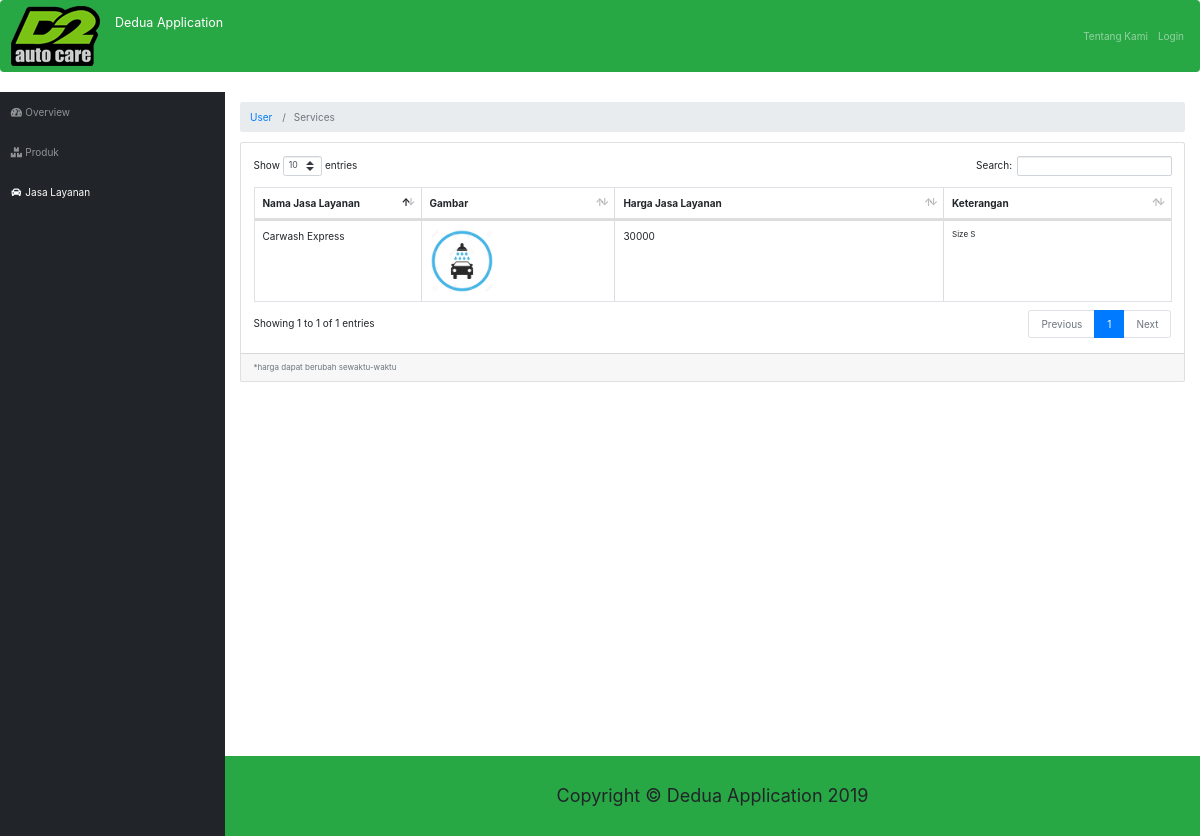
Before: /index.php/user/services with the older database file.
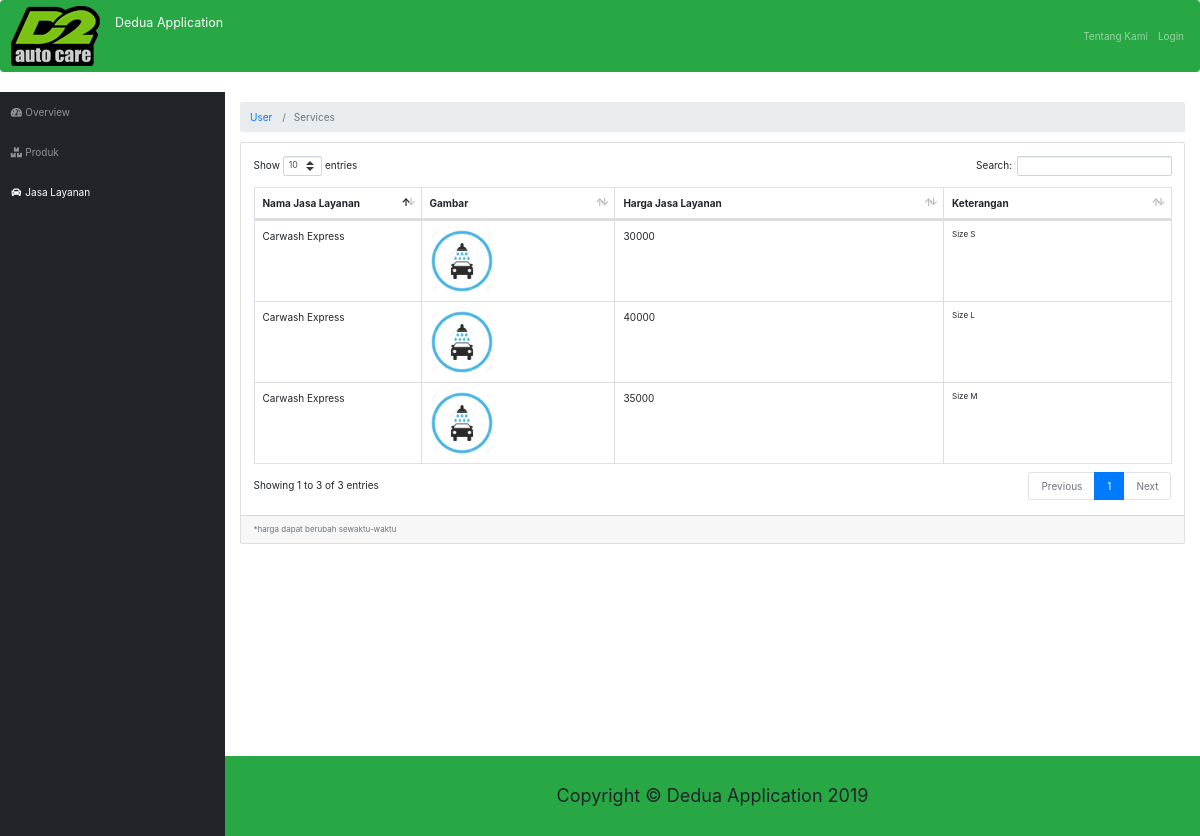
After: the same page with the newer database file.
### tables this page shows
CREATE TABLE `jasa` (
  `id_jasa` varchar(64) NOT NULL,
  `nama_jasa` varchar(255) NOT NULL,
  `image` varchar(255) NOT NULL DEFAULT 'default.jpg',
  `harga_jasa` int(11) NOT NULL,
  `keterangan` text NOT NULL
);

### application/controllers/user/Services.php (called while the page is built, shortened)
<?php
class Services extends CI_Controller
{
    public function __construct()
    {
        $this->load->model("service_model_user");
    }
    public function index()
    {
        $data["services"] = $this->service_model_user->getAll();
        $this->load->view("user/service/list", $data);
    }
}

### index.php (called while the page is built, shortened)
<?php
require_once BASEPATH.'core/CodeIgniter.php';

### application/models/Service_model_user.php (called while the page is built, shortened)
<?php defined('BASEPATH') OR exit('No direct script access allowed');
class Service_model_user extends CI_Model
{
    private $_table = "jasa";
    public function getAll()
    {
        return $this->db->get($this->_table)->result();
    }
}

### application/views/user/service/list.php (the view, shortened to what this page needs)
<!DOCTYPE html>
<html lang="en">
<head>
	<?php $this->load->view("user/_partials/head.php") ?>
</head>
<body id="page-top">
	<?php $this->load->view("user/_partials/navbar.php") ?>
	<div id="wrapper">
		<?php $this->load->view("user/_partials/sidebar.php") ?>
		<div id="content-wrapper">
			<div class="container-fluid">
				<?php $this->load->view("user/_partials/breadcrumb.php") ?>
				<div class="card mb-3">
					<div class="card-body">
						<div class="table-responsive">
							<table class="table table-bordered" id="dataTable" width="100%" cellspacing="0">
								<thead>
									<tr>
										<th>Nama Jasa Layanan</th>
										<th>Gambar</th>
										<th>Harga Jasa Layanan</th>
										<th>Keterangan</th>
									</tr>
								</thead>
								<tbody>
									<?php foreach ($services as $service): ?>
									<tr>
										<td width="150">
											<?php echo $service->nama_jasa ?>
										</td>
										<td>
											<img src="<?php echo base_url('upload/service/'.$service->image) ?>" width="64" />
										</td>
										<td>
											<?php echo $service->harga_jasa ?>
										</td>
										<td class="small">
											<?php echo substr($service->keterangan, 0, 120) ?>
										</td>
									</tr>
									<?php endforeach; ?>
								</tbody>
							</table>
						</div>
					</div>
					<div class="card-footer small text-muted">*harga dapat berubah sewaktu-waktu</div>
				</div>
			</div>
			<?php $this->load->view("user/_partials/footer.php") ?>
		</div>
	</div>
</body>
</html>

### application/views/user/_partials/head.php (shortened to what this page needs)
<link href="<?php echo base_url('assets/bootstrap/css/bootstrap.min.css') ?>" rel="stylesheet">
<link href="<?php echo base_url('assets/fontawesome-free/css/all.min.css') ?>" rel="stylesheet" type="text/css">
<link href="<?php echo base_url('assets/datatables/dataTables.bootstrap4.css') ?>" rel="stylesheet">
<link href="<?php echo base_url('css/sb-admin.css') ?>" rel="stylesheet">

### application/views/user/_partials/navbar.php (shortened to what this page needs)
<nav class="navbar navbar-expand navbar-dark bg-success static-top">
	<a href="<?php echo site_url('welcome') ?>"><img src="<?php echo base_url('img/logo.png') ?>"></a>
    <a class="navbar-brand mr-1" href="<?php echo site_url('welcome') ?>"><?php echo SITE_NAME ?></a>
    <ul class="navbar-nav ml-auto ml-md-0">
        <li class="nav-item dropdown no-arrow">
            <a class="nav-link dropdown-toggle" href="<?php echo site_url('welcome/about') ?>" role="button">Tentang Kami</a>
        </li>
    </ul>
    <ul class="navbar-nav ml-auto ml-md-0">
        <li class="nav-item dropdown no-arrow">
            <a class="nav-link dropdown-toggle" href="<?php echo site_url('login') ?>" role="button">Login</a>
        </li>
    </ul>
</nav>

### application/views/user/_partials/sidebar.php
<ul class="sidebar navbar-nav">
    <li class="nav-item <?php echo $this->uri->segment(2) == '' ? 'active': '' ?>">
        <a class="nav-link" href="<?php echo site_url('user') ?>">
            <i class="fas fa-fw fa-tachometer-alt"></i>
            <span>Overview</span>
        </a>
    </li>
    <li class="nav-item <?php echo $this->uri->segment(2) == 'products' ? 'active': '' ?>">
        <a class="nav-link" href="<?php echo site_url('user/products') ?>" role="button">
            <i class="fas fa-fw fa-boxes"></i>
            <span>Produk</span>
        </a>
    </li>
    <li class="nav-item <?php echo $this->uri->segment(2) == 'services' ? 'active': '' ?>">
        <a class="nav-link" href="<?php echo site_url('user/services') ?>" role="button">
            <i class="fas fa-fw fa-car"></i>
            <span>Jasa Layanan</span>
        </a>
    </li>
</ul>

### application/views/user/_partials/breadcrumb.php
<ol class="breadcrumb">
<?php foreach ($this->uri->segments as $segment): ?>
	<?php
		$url = substr($this->uri->uri_string, 0, strpos($this->uri->uri_string, $segment)) . $segment;
		$is_active =  $url == $this->uri->uri_string;
	?>
	<li class="breadcrumb-item <?php echo $is_active ? 'active': '' ?>">
		<?php if($is_active): ?>
			<?php echo ucfirst($segment) ?>
		<?php else: ?>
			<a href="<?php echo site_url($url) ?>"><?php echo ucfirst($segment) ?></a>
		<?php endif; ?>
	</li>
<?php endforeach; ?>
</ol>

### application/views/user/_partials/footer.php
<footer class="sticky-footer bg-success">
  <div class="container my-auto">
    <div class="copyright text-center my-auto">
      <span style="font-size:18px; font-style:"LatoRegular",arial;">Copyright © <?php echo SITE_NAME ." ". Date('Y') ?></span>
    </div>
  </div>
</footer>

Changed rows visible on the page:
added jasa: nama_jasa "Carwash Express", image (picture), harga_jasa "40000", keterangan "Size L"
added jasa: nama_jasa "Carwash Express", image (picture), harga_jasa "35000", keterangan "Size M"
Other visible differences:
text written by a page script: "Show entries Search: Showing 1 to 1 of 1 entries Previous 1 Next" → "Show entries Search: Showing 1 to 3 of 3 entries Previous 1 Next"
